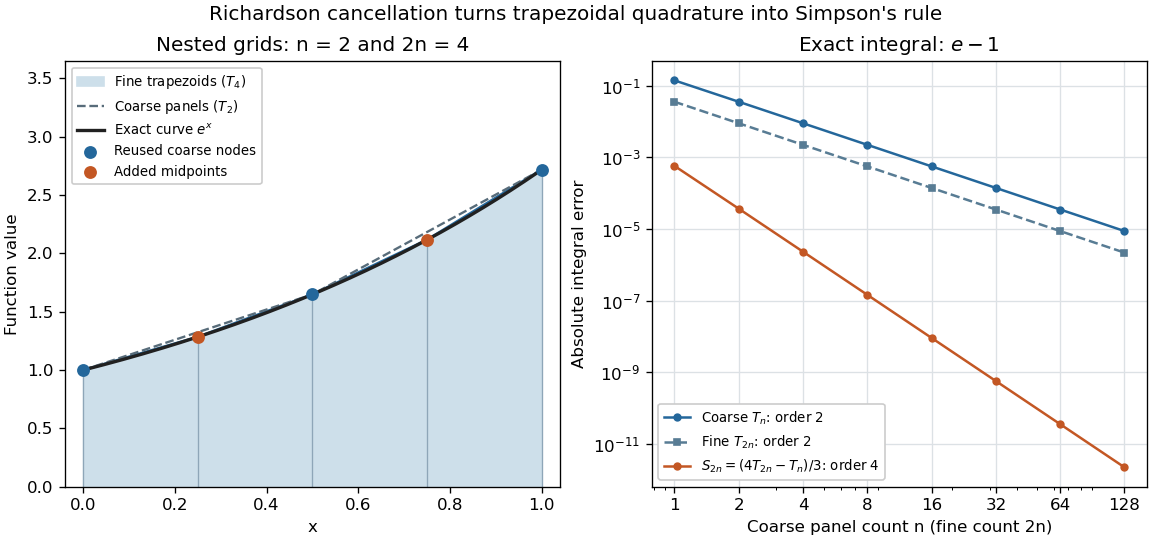

Here is the Python script that generated this plot:
"""Plot nested-grid exponential quadrature; run from _media with Python 3.14.

Requires NumPy and Matplotlib; writes the matching PNG basename to cwd.
Decimal quadrature sums at 70 digits keep the convergence plot free of floors.
"""

from decimal import Decimal, localcontext
from pathlib import Path

import matplotlib

matplotlib.use("Agg")
import matplotlib.pyplot as plt
import numpy as np


def trapezoid(n):
    step = Decimal(1) / n
    return step * ((Decimal(1) + Decimal(1).exp()) / 2
                   + sum((Decimal(j) * step).exp() for j in range(1, n)))


def main():
    n_values = np.array([1, 2, 4, 8, 16, 32, 64, 128])
    coarse_errors, fine_errors, combined_errors = [], [], []
    with localcontext() as context:
        context.prec = 70
        exact = Decimal(1).exp() - 1
        for n in n_values:
            coarse = trapezoid(int(n))
            fine = trapezoid(int(2 * n))
            combined = (4 * fine - coarse) / 3
            coarse_errors.append(float(abs(coarse - exact)))
            fine_errors.append(float(abs(fine - exact)))
            combined_errors.append(float(abs(combined - exact)))
    assert min(combined_errors) > 0
    plt.rcParams.update({"font.size": 10})
    fig, (area, error) = plt.subplots(1, 2, figsize=(9.6, 4.5), layout="constrained")
    x = np.linspace(0, 1, 401)
    coarse_x = np.linspace(0, 1, 3)
    fine_x = np.linspace(0, 1, 5)
    area.fill_between(fine_x, np.exp(fine_x), color="#cddfea", alpha=1,
                      label=r"Fine trapezoids ($T_4$)")
    area.plot(fine_x, np.exp(fine_x), color="#24679b", lw=1.6)
    area.plot(coarse_x, np.exp(coarse_x), "--", color="#586c7a", lw=1.4,
              label=r"Coarse panels ($T_2$)")
    area.plot(x, np.exp(x), color="#212121", lw=2, label=r"Exact curve $e^x$")
    for node in fine_x:
        area.plot([node, node], [0, np.exp(node)], color="#8ea6b8", lw=0.8)
    area.scatter(coarse_x, np.exp(coarse_x), color="#24679b", s=45, zorder=4,
                 label="Reused coarse nodes")
    area.scatter(fine_x[1::2], np.exp(fine_x[1::2]), color="#c35724", s=45,
                 zorder=4, label="Added midpoints")
    area.set(xlabel="x", ylabel="Function value", xlim=(-0.04, 1.04), ylim=(0, 3.65),
             title="Nested grids: n = 2 and 2n = 4")
    area.legend(loc="upper left", fontsize=8, framealpha=1)
    error.loglog(n_values, coarse_errors, "o-", color="#24679b", ms=4,
                  label=r"Coarse $T_n$: order 2")
    error.loglog(n_values, fine_errors, "s--", color="#587c94", ms=4,
                  label=r"Fine $T_{2n}$: order 2")
    error.loglog(n_values, combined_errors, "o-", color="#c35724", ms=4,
                  label=r"$S_{2n}=(4T_{2n}-T_n)/3$: order 4")
    error.set(xlabel="Coarse panel count n (fine count 2n)", ylabel="Absolute integral error",
              title=r"Exact integral: $e-1$")
    error.set_xticks(n_values, [str(n) for n in n_values])
    error.grid(which="major", color="#dce1e5", lw=0.8)
    error.legend(loc="lower left", fontsize=8, framealpha=1)
    fig.suptitle("Richardson cancellation turns trapezoidal quadrature into Simpson's rule", fontsize=12)
    output = Path.cwd() / (Path(__file__).stem + ".png")
    fig.savefig(output, dpi=120, facecolor="white", transparent=False)
    plt.close(fig)


if __name__ == "__main__":
    main()
